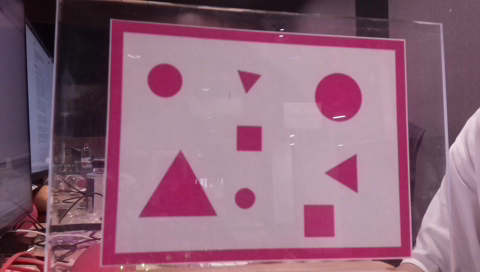
//> input picture other/record.png, 480 x 272 px, given in place of record.jpg, which was not available
$ ./main   (built with g++ and OpenCV 4)
//> lines starting //> are read from the running program, lines starting //| are printed output that depends on the picture; after the words box and inside, x2 and y2 are one past the last pixel; in counts of white or black regions, pixels touching at a corner belong together; pictures that were not available may be replaced by others from this repository, and a replacement may not be noted
#include <iostream>
#include <opencv2/opencv.hpp>
#include <opencv2/imgproc.hpp>
#include <opencv2/highgui.hpp>
#include <opencv2/core.hpp>

/* Namespace Usage */
using namespace cv;
using std::string;

template <typename Tp, typename Alloc = std::allocator<Tp>>
using Vector = std::vector<Tp, Alloc>;

/* Prototype of Functions */
void TrackBar_HSV_Detection(const string& file_path);
static void on_low_H_thresh_trackbar(int, void *);
static void on_high_H_thresh_trackbar(int, void *);
static void on_low_S_thresh_trackbar(int, void *);
static void on_high_S_thresh_trackbar(int, void *);
static void on_low_V_thresh_trackbar(int, void *);
static void on_high_V_thresh_trackbar(int, void *);
Mat transformPerspective(std::vector<Point> boundingContour, Mat frame, int x_size, int y_size);
Point findContourCentre(std::vector<cv::Point> contour);
int getMaxAreaContourId(Vector<Vector<cv::Point>> contours);

/* Global Variables of HSV Detection */
const int max_value_H = 180;
const int max_value = 255;
int low_H = 0, low_S = 0, low_V = 0;
int high_H = max_value_H, high_S = max_value, high_V = max_value;
string hsv_window_name = "Object Detection";


int main() {
    string image_path = "/home/pengyuan/Pictures/record.jpg";
    string comparePath = "/home/pengyuan/Pictures/Templates/CountShape1.PNG";

    int matching_frame_width = 480, matching_frame_height = 272;

    Mat imageMatch = imread(image_path);
//> imageMatch is the input picture: 272 rows x 480 cols, CV_8UC3; mean B, G, R 120.3, 100.5, 140.6
//    cv::resize(imageMatch, imageMatch, cv::Size(matching_frame_width, matching_frame_height));

    Mat imageCompareInput, imageCompare;
    Mat imageHSV, imageMask, imageErode, imageDilate;
    Mat imgHSVCompare, imageMaskCompare;
    Mat transformMatrix, transformImage, imageXOR;
    Mat kernelErode, kernelDilate, kernelDilate2;

    float compare_output;

    Vector <Vector<Point>> contours, contoursCompare;
    Point2f input_coordinate[4], output_coordinate[4];

//    TrackBar_HSV_Detection(image_path);
    //TrackBar_HSV_Detection(comparePath);

    imageCompareInput = imread(comparePath);
    resize(imageCompareInput, imageCompare, Size(matching_frame_width, matching_frame_height));

    kernelErode = getStructuringElement(MORPH_RECT, Size(11, 11));
    kernelDilate = getStructuringElement(MORPH_RECT, Size(6, 6));
    kernelDilate2 = getStructuringElement(MORPH_RECT, Size(7, 7));

    cvtColor(imageMatch, imageHSV, COLOR_BGR2HSV);
//> imageHSV: 272 rows x 480 cols, CV_8UC3; mean H, S, V 159.4, 79.2, 141.6
//    imshow("HSV", imageHSV);
//    imwrite("/home/pengyuan/Pictures/hsv.jpg",imageHSV);
    inRange(imageHSV, Scalar(157, 157, 114), Scalar(180, 255, 255), imageMask);
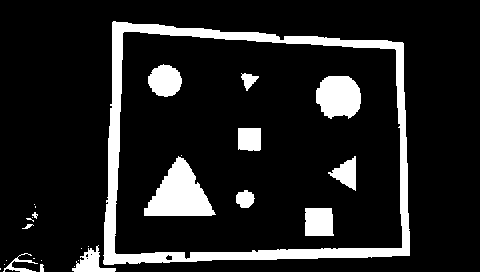
//> imageMask: 272 rows x 480 cols, CV_8UC1; 13% white; 28 white regions (14 under 20 px), largest, box (x1, y1, x2, y2) and area: (103, 21, 410, 265) 9177, (144, 156, 216, 216) 2411, (316, 76, 361, 119) 1554
//    imshow("mask", imageMask);
//    imwrite("/home/pengyuan/Pictures/mask.jpg",imageMask);

    cvtColor(imageCompare, imgHSVCompare, COLOR_BGR2HSV);
    inRange(imgHSVCompare, Scalar(64, 0, 0), Scalar(180, 255, 255), imageMaskCompare);
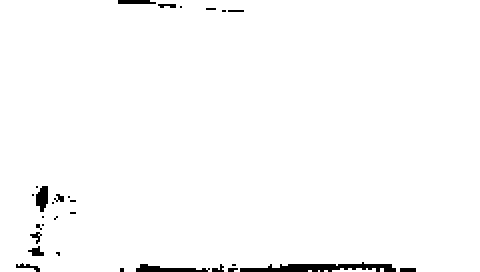
//> imageMaskCompare: 272 rows x 480 cols, CV_8UC1; 98.3% white; 29 black regions (14 under 20 px), largest, box (x1, y1, x2, y2) and area: (240, 262, 396, 272) 908, (136, 264, 210, 272) 332, (36, 186, 48, 212) 232

    //erode-dilate algorithm
    dilate(imageMask, imageMask, kernelDilate);
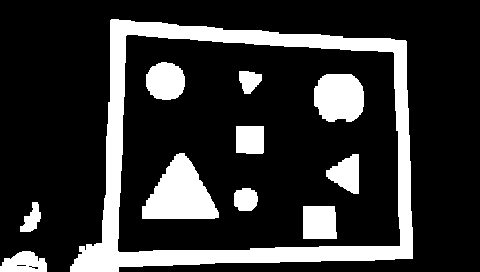
//> imageMask: 272 rows x 480 cols, CV_8UC1; 20.2% white; 11 white regions, largest, box (x1, y1, x2, y2) and area: (70, 19, 413, 272) 15376, (142, 153, 219, 219) 3112, (314, 74, 364, 122) 2036
    erode(imageMask, imageErode, kernelErode);
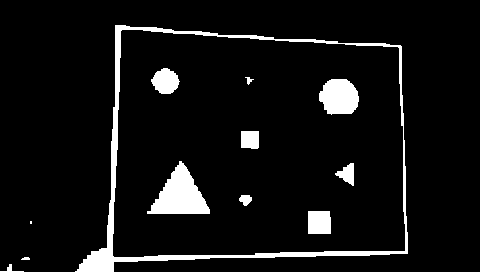
//> imageErode: 272 rows x 480 cols, CV_8UC1; 7.2% white; 12 white regions (1 under 20 px), largest, box (x1, y1, x2, y2) and area: (75, 25, 408, 272) 4581, (147, 161, 210, 214) 1794, (319, 79, 359, 115) 1137
//    imshow("erode", imageErode);
//    imwrite("/home/pengyuan/Pictures/erode.jpg",imageErode);

    dilate(imageErode, imageDilate, kernelDilate2);
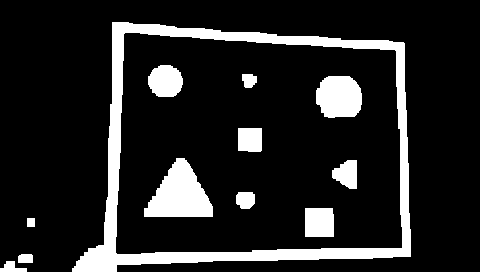
//> imageDilate: 272 rows x 480 cols, CV_8UC1; 14.4% white; 12 white regions
    imshow("processed", imageDilate);
//    imwrite("/home/pengyuan/Pictures/processed.jpg",imageDilate);

    /* ------------------------------------------------------------------------------------------------- */
    findContours(imageDilate, contours, RETR_TREE, CHAIN_APPROX_SIMPLE);
//> contours = 13 contours; largest, box (x1, y1, x2, y2) and area: (72, 22, 411, 272) 68494, (115, 32, 403, 255) 58505, (144, 158, 213, 217) 2418, (316, 76, 362, 118) 1556, (148, 65, 183, 97) 845
//    drawContours(imageMatch, contours, -1, Scalar(0,255,0), 2);
//    imshow("tree", imageMatch);
//    imwrite("/home/pengyuan/Pictures/tree.jpg",imageMatch);
    int contourID = getMaxAreaContourId(contours);
//> the loop in getMaxAreaContourId, `for (int j = 0; j < contours.size(); j++)` made 13 passes
//> (newArea, maxArea) on passes 1, 4: (143.5, 143.5), (68494.5, 68494.5)
//> newArea on passes 2, 3, 5, 6, 7, 8: 108.5, 56, 58505, 778.5, 251.5, 486
//> after the loop in getMaxAreaContourId, `for (int j = 0; j < contours.size(); j++)`: maxArea = 68494.5; maxAreaContourId = 3
//> contourID = 3
    Vector<Point> boundingContour = contours[contourID];
//> boundingContour = contour of 113 points, box (x1, y1, x2, y2) (72, 22, 411, 272), area 68494

    Vector<Point> approx;
    int tri_cnt = 0, rect_cnt = 0, cir_cnt = 0;
    char tri_str[15], rect_str[15], cir_str[15];

    for(int i= 0; i < contours.size(); i++)
    {
        if (i == contourID || contourArea(contours.at(i)) < 120 || contourArea(contours.at(i)) > 50000) continue;

        approxPolyDP(contours[i], approx, 8, true);

        if (approx.size() == 3) tri_cnt++;
        else if (approx.size() == 4) rect_cnt++;
        else if (approx.size() > 4) cir_cnt++;

        std::cout << "Area of contour " << i << ": " << contourArea(contours.at(i)) << std::endl;
        drawContours(imageMatch, Mat(approx), -1, Scalar(0,255,0), 6);
    }
//> this loop made 13 passes
//> approx on passes 1, 7, 8, 9, 12, 13: 3 Points (x, y): [0, 268], [26, 271], [14, 261], 3 Points (x, y): [238, 192], [249, 208], [254, 194], 3 Points (x, y): [332, 170], [356, 188], [356, 160], 3 Points (x, y): [144, 208], [212, 216], [184, 158], 3 Points (x, y): [242, 74], [245, 87], [256, 82], 4 Points (x, y): [154, 68], [152, 92], [175, 95], [180, 72]
//| Area of contour 0: 143.5
//| Area of contour 5: 778.5
//| Area of contour 6: 251.5
//| Area of contour 7: 486
//| Area of contour 8: 2418.5
//| Area of contour 9: 519
//| Area of contour 10: 1556
//| Area of contour 11: 145
//> (output is shown up to pass 12 of 13)
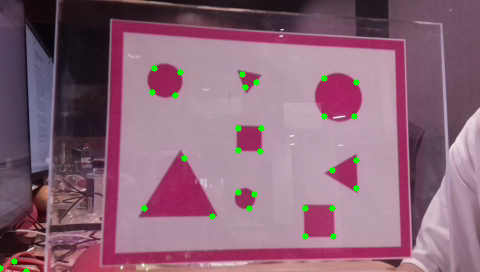
//> imageMatch: 272 rows x 480 cols, CV_8UC3; 0.67% of pixels changed, all inside (x1, y1, x2, y2) = (0, 65, 360, 272)
//> after the loop, tri_cnt = 5; rect_cnt = 4; cir_cnt = 0

    std::cout << tri_cnt << "," << rect_cnt << "," << cir_cnt << std::endl;
//| 5,4,0

//    drawContours(imageMatch, Mat(approx_cir), -1, Scalar(0,255,0), 8);
    sprintf(tri_str, "Triangle:   %d", tri_cnt);
//> tri_str = "Triangle:   5"
    sprintf(rect_str, "Rectangle: %d", rect_cnt);
//> rect_str = "Rectangle: 4"
    sprintf(cir_str, "Circle:     %d", cir_cnt);
//> cir_str = "Circle:     0"
    putText(imageMatch, tri_str, Point(10, 60), FONT_HERSHEY_SIMPLEX, 0.7, Scalar(0, 255, 255), 2);
    putText(imageMatch, rect_str, Point(10, 90), FONT_HERSHEY_SIMPLEX, 0.7, Scalar(0, 255, 255), 2);
    putText(imageMatch, cir_str, Point(10, 120), FONT_HERSHEY_SIMPLEX, 0.7, Scalar(0, 255, 255), 2);
    putText(imageMatch, "Epsilon:   8", Point(10, 150), FONT_HERSHEY_SIMPLEX, 0.7, Scalar(0, 255, 255), 2);
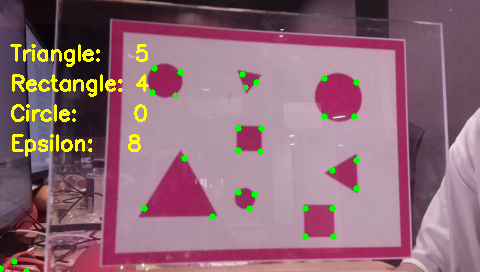
//> imageMatch: 272 rows x 480 cols, CV_8UC3; mean B, G, R 117.4, 106.1, 143.6
    imshow("approx", imageMatch);
    imwrite("/home/pengyuan/Pictures/cnt_shape_120_e8.jpg",imageMatch);
//    imshow("before", imageMatch);
//    imwrite("/home/pengyuan/Pictures/before.jpg",imageMatch);

//    Point point1{0,0}, point2{0,0}, point3{0,0}, point4{0,0};
//    int point1_cnt = 0, point2_cnt = 0, point3_cnt = 0, point4_cnt = 0;
//    Point contourCentre = findContourCentre(boundingContour);
////    circle(imageMatch, contourCentre, 6, Scalar(0,255,255),6);
////    imshow("circle", imageMatch);
////    imwrite("/home/pengyuan/Pictures/circle.jpg",imageMatch);
//
//    for (int i = 0; i<approx.size(); i++){
//        if(approx[i].x < contourCentre.x){
//            if(approx[i].y < contourCentre.y){
//                point1.x += approx[i].x;
//                point1.y += approx[i].y;
//                point1_cnt++;
//            }
//            else{
//                point4.x += approx[i].x;
//                point4.y += approx[i].y;
//                point4_cnt++;
//            }
//        }
//        else if (approx[i].x >= contourCentre.x){
//            if(approx[i].y < contourCentre.y){
//                point2.x += approx[i].x;
//                point2.y += approx[i].y;
//                point2_cnt++;
//            }
//            else{
//                point3.x += approx[i].x;
//                point3.y += approx[i].y;
//                point3_cnt++;
//            }
//        }
//    }
//
//    point1.x /= point1_cnt; point1.y /= point1_cnt;
//    point2.x /= point2_cnt; point2.y /= point2_cnt;
//    point3.x /= point3_cnt; point3.y /= point3_cnt;
//    point4.x /= point4_cnt; point4.y /= point4_cnt;
//
//    Vector<Point> inputCorner = {point1, point2, point3, point4};
//
//    drawContours(imageMatch, Mat(inputCorner), -1, Scalar(0,255,0), 8);
//
//    findContours(imageMaskCompare, contoursCompare, RETR_TREE, CHAIN_APPROX_SIMPLE);
//    int contourCompareID = getMaxAreaContourId(contoursCompare);
//    Vector<Point> boundingContourCompare = contoursCompare[contourCompareID];
//
//    Vector<Point> approxCompare;
//    approxPolyDP(boundingContourCompare, approxCompare, 5, true);
//    drawContours(imageCompare, Mat(approxCompare), -1, Scalar(0,255,0), 8);
//
//    for (int j = 0; j < 4; j++){
//        output_coordinate[j] = approxCompare[j];
//    }
//
////    transformMatrix = getPerspectiveTransform(input_coordinate, output_coordinate);
////    warpPerspective(imageDilate, transformImage, transformMatrix, Size(imageDilate.cols,imageDilate.rows));
//
//    transformImage = transformPerspective(inputCorner, imageDilate, matching_frame_width, matching_frame_height);
//
//    bitwise_xor(transformImage, imageMaskCompare, imageXOR);
//
//    compare_output = 100.0f * (1 - (float)countNonZero(imageXOR) / (float)(imageXOR.cols * imageXOR.rows));

//    std::cout << compare_output << std::endl;

//    imshow("after", imageMatch);
//    imwrite("/home/pengyuan/Pictures/after.jpg",imageMatch);
//    imshow("maskCompare", imageMaskCompare);
//    imwrite("/home/pengyuan/Pictures/compare.jpg",imageMaskCompare);
//    imshow("transform", transformImage);
//    imwrite("/home/pengyuan/Pictures/transform.jpg",transformImage);
//    imshow("XOR", imageXOR);
//    imwrite("/home/pengyuan/Pictures/xor.jpg",imageXOR);
    waitKey(0);
}

int getMaxAreaContourId(Vector<Vector<cv::Point>> contours){
    double maxArea = 0;
    int maxAreaContourId = -1;
    for (int j = 0; j < contours.size(); j++) {
        double newArea = cv::contourArea(contours.at(j));
        if (newArea > maxArea) {
            maxArea = newArea;
            maxAreaContourId = j;
        }
    }
    return maxAreaContourId;
}

// [127 lines left out: functions transformPerspective, findContourCentre, not called in this run]

/* Declaration of Functions */
// [26 lines left out: function TrackBar_HSV_Detection, not called in this run]

/* Callback Functions of HSV Detection */
// [24 lines left out: functions on_low_H_thresh_trackbar, on_high_H_thresh_trackbar, on_low_S_thresh_trackbar, on_high_S_thresh_trackbar, on_low_V_thresh_trackbar, on_high_V_thresh_trackbar, not called in this run]
